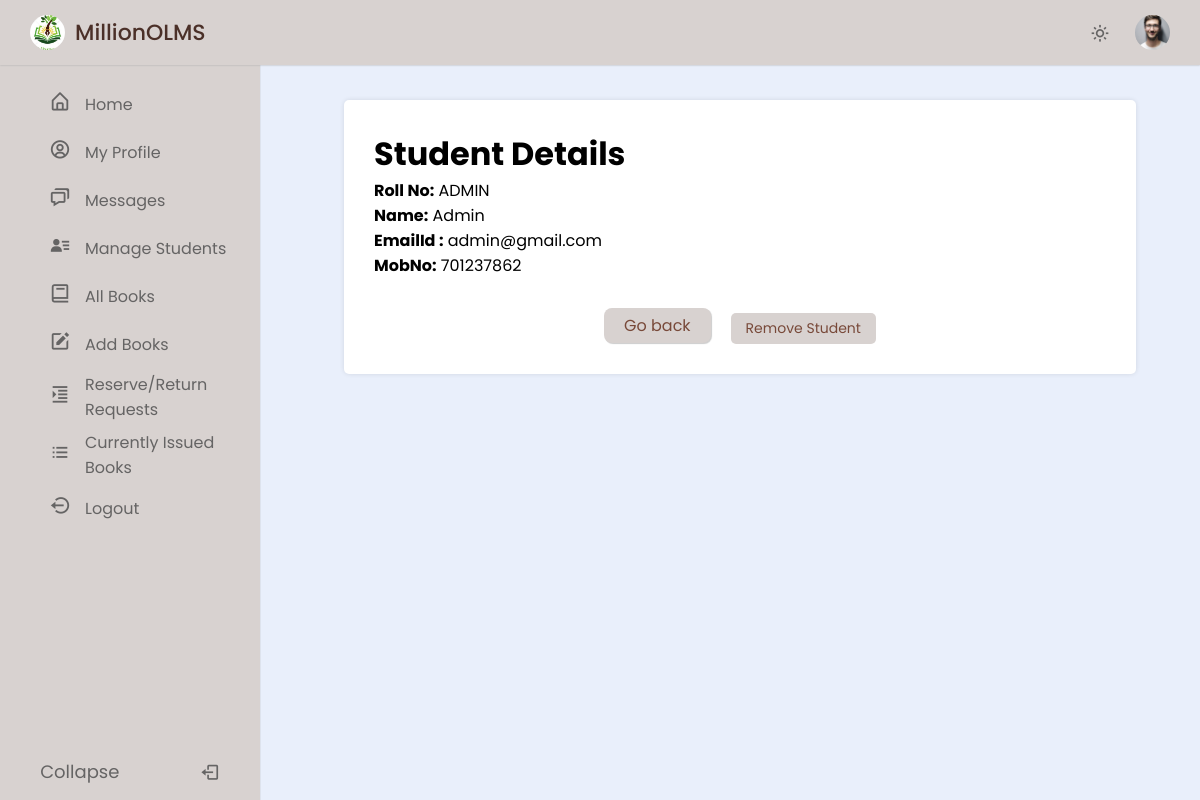
/admin/stu_details.php?RollNo=ADMIN, run on the app's committed database.
### tables this page shows
CREATE TABLE `user` (
  `RollNo` varchar(50) NOT NULL,
  `Name` varchar(250) DEFAULT NULL,
  `Type` varchar(20) DEFAULT NULL,
  `EmailId` varchar(250) DEFAULT NULL,
  `MobNo` bigint DEFAULT NULL,
  `Password` varchar(250) DEFAULT NULL,
  `ProfilePicture` varchar(255) DEFAULT NULL
);

### admin/stu_details.php (the view, shortened to what this page needs)
<?php
require('dbconn.php');
if (isset($_GET['RollNo'])) {
    $rollNo = $_GET['RollNo'];
    $sql = "SELECT * FROM olms.user WHERE RollNo = ?";
    $stmt = $conn->prepare($sql);
    $stmt->bind_param("s", $rollNo);
    $stmt->execute();
    $result = $stmt->get_result();
    if ($result->num_rows > 0) {
        $rollno = $_SESSION['RollNo'];
        $userQuery = "SELECT * FROM olms.user WHERE RollNo=?";
        $userStmt = $conn->prepare($userQuery);
        $userStmt->bind_param("s", $rollno);
        $userStmt->execute();
        $userResult = $userStmt->get_result();
        if ($userResult && $userResult->num_rows > 0) {
            $userRow = $userResult->fetch_assoc();
            $ProfilePicture = !empty($userRow['ProfilePicture']) ? $userRow['ProfilePicture'] : 'images/profile.jpg';
        } else {
            $ProfilePicture = 'images/profile.jpg';
        }
        ?>
        <!DOCTYPE html>
        <html lang="en">
        <head>
            <link href="https://unpkg.com/boxicons@latest/css/boxicons.min.css" rel="stylesheet" />
            <link rel="stylesheet" href="style.css" />
        </head>
        <body>
            <nav class="navbar">
                <div class="logo_item">
                    <img src="images/logo.jpg" alt="">MillionOLMS
                </div>
                <div class="navbar_content">
                    <i class='bx bx-sun' id="darkLight"></i>
                    <img src="<?php echo ($ProfilePicture); ?>" alt="Profile Picture" class="profile"   id="profilePic" />
            </nav>
            <nav class="sidebar">
                <div class="menu_content">
                    <ul class="menu_items">
                        <li class="item">
                            <a href="home.php" class="nav_link submenu_item">
                                <span class="navlink_icon">
                                    <i class="bx bx-home-alt"></i>
                                </span>
                                <span class="navlink">Home</span>
                            </a>
                        </li>
                        <li class="item">
                            <a href="profile.php" class="nav_link submenu_item">
                                <span class="navlink_icon">
                                    <i class='bx bx-user-circle'></i>
                                </span>
                                <span class="navlink">My Profile</span>
                            </a>
                        </li>
                        <li class="item">
                            <a href="message.php" class="nav_link submenu_item">
                                <span class="navlink_icon">
                                    <i class='bx bx-chat'></i>
                                </span>
                                <span class="navlink">Messages</span>
                            </a>
                        </li>
                        <li class="item">
                            <a href="admin_manageStud.php" class="nav_link submenu_item">
                                <span class="navlink_icon">
                                    <i class='bx bxs-user-detail'></i>
                                </span>
                                <span class="navlink">Manage Students</span>
                            </a>
                        </li>
                        <li class="item">
                            <a href="admin_allBooks.php" class="nav_link submenu_item">
                                <span class="navlink_icon">
                                    <i class='bx bx-book'></i>
                                </span>
                                <span class="navlink">All Books</span>
                            </a>
                        </li>
                        <li class="item">
                            <a href="addBook.php" class="nav_link submenu_item">
                                <span class="navlink_icon">
                                    <i class='bx bxs-edit'></i>
                                </span>
                                <span class="navlink">Add Books</span>
                            </a>
                        </li>
                        <li class="item">
                            <a href="requests.php" class="nav_link submenu_item">
                                <span class="navlink_icon">
                                    <i class='bx bx-right-indent'></i>
                                </span>
                                <span class="navlink">Reserve/Return<br>Requests</span>
                            </a>
                        </li>
                        <li class="item">
                            <a href="currently_issued.php" class="nav_link submenu_item">
                                <span class="navlink_icon">
                                    <i class='bx bx-list-ul'></i>
                                </span>
                                <span class="navlink">Currently Issued<br>Books</span>
                            </a>
                        </li>
                        <li class="item">
                            <a href="logout.php" class="nav_link submenu_item">
                                <span class="navlink_icon">
                                    <i class='bx bx-log-out-circle'></i>
                                </span>
                                <span class="navlink">Logout</span>
                            </a>
                        </li>
                    </ul>
                    <div class="bottom_content">
                        <div class="bottom expand_sidebar">
                            <span> Expand</span>
                        </div>
                        <div class="bottom collapse_sidebar">
                            <span> Collapse</span>
                            <i class='bx bx-log-out'></i>
                        </div>
                    </div>
                </div>
            </nav>
            <main class="main-content">
                <div class="content">
                    <div class="book-details">
                        <h1>Student Details</h1>
                        <?php
                        $x = $_GET['RollNo'];
                        $sql = "SELECT * FROM olms.user WHERE RollNo = ?";
                        $stmt = $conn->prepare($sql);
                        $stmt->bind_param("s", $x);
                        $stmt->execute();
                        $result = $stmt->get_result();
                        if ($result->num_rows > 0) {
                            $row = $result->fetch_assoc();
                            $rollNo = $row['RollNo'];
                            $name = $row['Name'];
                            $emailId = $row['EmailId'];
                            $mobNo = $row['MobNo'];
                            echo "<p><strong>Roll No:</strong> $rollNo</p>";
                            echo "<p><strong>Name:</strong> $name</p>";
                            echo "<p><strong>EmailId :</strong> $emailId</p>";
                            echo "<p><strong>MobNo:</strong> $mobNo</p>";
                        }
                        ?>
                        <div class="button-container">
                            <a href="admin_manageStud.php" class="btn-link">
                                <button class="go-back-btn">Go back</button>
                                <a href="javascript:void(0);" class="table_btn"
                                    onclick="confirmDelete('<?php echo $rollNo; ?>')">Remove Student</a>
                            </a>
                        </div>
                    </div>
                </div>
            </main>
        </body>
        </html>
        <?php
    } else {
        echo "Student not found.";
    }
} else {
    echo "No RollNo provided.";
}

### admin/style.css (style rules this page uses)
* { margin: 0; padding: 0; box-sizing: border-box; font-family: "Poppins", sans-serif; }
:root { --light-brown-color: #D8D2D0; --dark-brown-color: #4b3028; --grey-color: #656464; --light-grey-color: #aaa; }
body { background-color: #E9EFFB; transition: all 0.5s ease; }
.navbar { position: fixed; top: 0; width: 100%; left: 0; background-color: var(--light-brown-color); display: flex; align-items: center; justify-content: space-between; padding: 15px 30px; z-index: 1000; box-shadow: 0 0 2px var(--light-grey-color); }
.logo_item { display: flex; align-items: center; column-gap: 10px; font-size: 22px; font-weight: 500; color: var(--dark-brown-color); }
.navbar img { width: 35px; height: 35px; object-fit: cover; border-radius: 50%; }
.navbar_content { display: flex; align-items: center; column-gap: 25px; }
.navbar_content i { cursor: pointer; font-size: 20px; color: var(--grey-color); }
.sidebar { background-color: var(--light-brown-color); width: 260px; position: fixed; top: 0; left: 0; height: 100%; padding: 80px 20px; z-index: 100; overflow-y: scroll; box-shadow: 0 0 1px var(--light-grey-color); transition: all 0.5s ease; }
.menu_content { position: relative; }
.menu_items { padding: 0; list-style: none; }
.navlink_icon { position: relative; font-size: 22px; min-width: 50px; line-height: 40px; display: inline-block; text-align: center; border-radius: 6px; }
.navlink_icon::before { content: ""; position: absolute; height: 100%; width: calc(100% + 100px); left: -20px; }
.sidebar .nav_link { display: flex; align-items: center; width: 100%; padding: 4px 15px; border-radius: 8px; text-decoration: none; color: var(--grey-color); white-space: nowrap; }
.submenu_item { cursor: pointer; }
.bottom_content { position: fixed; bottom: 60px; left: 0; width: 260px; cursor: pointer; transition: all 0.5s ease; }
.bottom { position: absolute; display: flex; align-items: center; left: 0; justify-content: space-around; padding: 18px 0; text-align: center; width: 100%; color: var(--grey-color); border-top: 1px solid var(--grey-color-light); background-color: var(--light-brown-color); }
.bottom i { font-size: 20px; }
.bottom span { font-size: 18px; }
.main-content { grid-area: main; padding: 20px; margin: 80px 0 0 280px; }
.table_btn { display: inline-block; padding: 5px 15px; font-size: 14px; color: #784939; background-color: #d8d2d0; border: none; border-radius: 5px; text-decoration: none; transition: background-color 0.3s; margin-top: 5px; }
.button-container { display: flex; justify-content: center; gap: 20px; margin-top: 30px; }
.profile { cursor: pointer; }
.content { flex: 1; padding: 30px; background: #fff; box-shadow: 0px 0px 5px rgba(0, 0, 0, 0.1); width: 90%; max-width: 800px; border-radius: 5px; margin: 0 auto; }
.go-back-btn { padding: 5px 20px; font-size: 16px; color: #784939; background-color: #d8d2d0; border-radius: 8px; text-align: center; cursor: pointer; text-decoration: none; transition: background-color 0.3s; border: none; box-shadow: 1px 1px 1px rgba(0, 0, 0, 0.2); }

### data on the page
user: RollNo "ADMIN", Name "Admin", EmailId "admin@gmail.com", MobNo "701237862"
